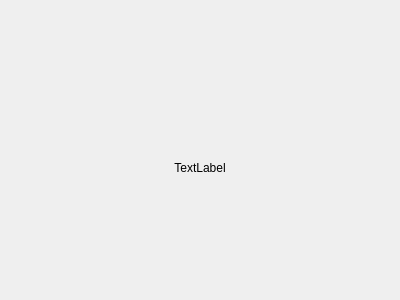
<?xml version="1.0" encoding="UTF-8"?>
<ui version="4.0">
 <class>FormFunction</class>
 <widget class="QWidget" name="FormFunction">
  <property name="geometry">
   <rect>
    <x>0</x>
    <y>0</y>
    <width>400</width>
    <height>300</height>
   </rect>
  </property>
  <property name="windowTitle">
   <string>Form</string>
  </property>
  <property name="Type" stdset="0">
   <string>firstWidget</string>
  </property>
  <layout class="QVBoxLayout" name="verticalLayout" stretch="1,8">
   <item>
    <widget class="QLabel" name="containerTitle">
     <property name="styleSheet">
      <string notr="true">font: bold 28pt &quot;Ubuntu&quot;;</string>
     </property>
     <property name="text">
      <string/>
     </property>
     <property name="alignment">
      <set>Qt::AlignCenter</set>
     </property>
    </widget>
   </item>
   <item>
    <widget class="QWidget" name="containerContent" native="true">
     <layout class="QVBoxLayout" name="verticalLayout_2">
      <item>
       <widget class="QLabel" name="labContent">
        <property name="styleSheet">
         <string notr="true">font: bold 26pt &quot;Ubuntu&quot;;</string>
        </property>
        <property name="text">
         <string>TextLabel</string>
        </property>
        <property name="alignment">
         <set>Qt::AlignCenter</set>
        </property>
       </widget>
      </item>
     </layout>
    </widget>
   </item>
  </layout>
 </widget>
 <resources/>
 <connections/>
</ui>
